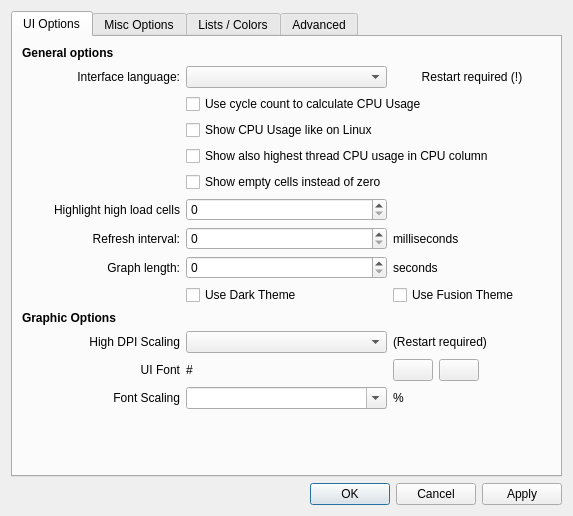
<?xml version="1.0" encoding="UTF-8"?>
<ui version="4.0">
 <class>SettingsWindow</class>
 <widget class="QWidget" name="SettingsWindow">
  <property name="geometry">
   <rect>
    <x>0</x>
    <y>0</y>
    <width>573</width>
    <height>516</height>
   </rect>
  </property>
  <property name="sizePolicy">
   <sizepolicy hsizetype="Preferred" vsizetype="Preferred">
    <horstretch>0</horstretch>
    <verstretch>0</verstretch>
   </sizepolicy>
  </property>
  <property name="minimumSize">
   <size>
    <width>0</width>
    <height>0</height>
   </size>
  </property>
  <property name="maximumSize">
   <size>
    <width>16777215</width>
    <height>16777215</height>
   </size>
  </property>
  <property name="windowTitle">
   <string>TaskExplorer Settings</string>
  </property>
  <layout class="QVBoxLayout" name="verticalLayout_2">
   <item>
    <layout class="QVBoxLayout" name="verticalLayout">
     <item>
      <widget class="QTabWidget" name="tabWidget">
       <property name="font">
        <font>
         <kerning>true</kerning>
        </font>
       </property>
       <property name="tabPosition">
        <enum>QTabWidget::TabPosition::North</enum>
       </property>
       <property name="currentIndex">
        <number>0</number>
       </property>
       <widget class="QWidget" name="tab">
        <attribute name="title">
         <string>UI Options</string>
        </attribute>
        <layout class="QGridLayout" name="gridLayout_4">
         <item row="1" column="0">
          <layout class="QGridLayout" name="gridLayout_3">
           <item row="1" column="0">
            <widget class="QLabel" name="label_23">
             <property name="text">
              <string>Interface language:</string>
             </property>
             <property name="alignment">
              <set>Qt::AlignmentFlag::AlignRight|Qt::AlignmentFlag::AlignTrailing|Qt::AlignmentFlag::AlignVCenter</set>
             </property>
            </widget>
           </item>
           <item row="11" column="1">
            <widget class="QComboBox" name="cmbDPI"/>
           </item>
           <item row="9" column="1">
            <widget class="QCheckBox" name="chkDarkTheme">
             <property name="text">
              <string>Use Dark Theme</string>
             </property>
             <property name="tristate">
              <bool>true</bool>
             </property>
            </widget>
           </item>
           <item row="12" column="1">
            <widget class="QLabel" name="lblUiFont">
             <property name="text">
              <string>#</string>
             </property>
            </widget>
           </item>
           <item row="3" column="1">
            <widget class="QCheckBox" name="chkLinuxStyle">
             <property name="text">
              <string>Show CPU Usage like on Linux</string>
             </property>
             <property name="tristate">
              <bool>true</bool>
             </property>
            </widget>
           </item>
           <item row="10" column="0">
            <widget class="QLabel" name="lblDisplay">
             <property name="font">
              <font>
               <bold>true</bold>
               <kerning>true</kerning>
              </font>
             </property>
             <property name="text">
              <string>Graphic Options</string>
             </property>
            </widget>
           </item>
           <item row="12" column="0">
            <widget class="QLabel" name="label_33">
             <property name="text">
              <string>UI Font</string>
             </property>
             <property name="alignment">
              <set>Qt::AlignmentFlag::AlignRight|Qt::AlignmentFlag::AlignTrailing|Qt::AlignmentFlag::AlignVCenter</set>
             </property>
             <property name="buddy">
              <cstring>lblUiFont</cstring>
             </property>
            </widget>
           </item>
           <item row="12" column="2">
            <layout class="QHBoxLayout" name="horizontalLayout_7">
             <item>
              <widget class="QPushButton" name="btnSelectUiFont">
               <property name="toolTip">
                <string>Select Font</string>
               </property>
               <property name="text">
                <string/>
               </property>
              </widget>
             </item>
             <item>
              <widget class="QPushButton" name="btnResetUiFont">
               <property name="toolTip">
                <string>Reset Font</string>
               </property>
               <property name="text">
                <string/>
               </property>
              </widget>
             </item>
             <item>
              <spacer name="horizontalSpacer_23">
               <property name="orientation">
                <enum>Qt::Orientation::Horizontal</enum>
               </property>
               <property name="sizeHint" stdset="0">
                <size>
                 <width>40</width>
                 <height>20</height>
                </size>
               </property>
              </spacer>
             </item>
            </layout>
           </item>
           <item row="9" column="2">
            <widget class="QCheckBox" name="chkFusionTheme">
             <property name="text">
              <string>Use Fusion Theme</string>
             </property>
             <property name="tristate">
              <bool>true</bool>
             </property>
            </widget>
           </item>
           <item row="7" column="1">
            <widget class="QSpinBox" name="refreshInterval">
             <property name="maximum">
              <number>10000</number>
             </property>
             <property name="singleStep">
              <number>250</number>
             </property>
            </widget>
           </item>
           <item row="8" column="2">
            <widget class="QLabel" name="label_11">
             <property name="text">
              <string>seconds</string>
             </property>
            </widget>
           </item>
           <item row="1" column="2">
            <widget class="QLabel" name="label_24">
             <property name="text">
              <string>Restart required (!)</string>
             </property>
             <property name="alignment">
              <set>Qt::AlignmentFlag::AlignCenter</set>
             </property>
            </widget>
           </item>
           <item row="14" column="0">
            <spacer name="horizontalSpacer_3">
             <property name="orientation">
              <enum>Qt::Orientation::Horizontal</enum>
             </property>
             <property name="sizeHint" stdset="0">
              <size>
               <width>40</width>
               <height>20</height>
              </size>
             </property>
            </spacer>
           </item>
           <item row="1" column="1">
            <widget class="QComboBox" name="uiLang"/>
           </item>
           <item row="11" column="0">
            <widget class="QLabel" name="label_26">
             <property name="text">
              <string>High DPI Scaling</string>
             </property>
             <property name="alignment">
              <set>Qt::AlignmentFlag::AlignRight|Qt::AlignmentFlag::AlignTrailing|Qt::AlignmentFlag::AlignVCenter</set>
             </property>
             <property name="buddy">
              <cstring>cmbDPI</cstring>
             </property>
            </widget>
           </item>
           <item row="5" column="1">
            <widget class="QCheckBox" name="chkClearZeros">
             <property name="text">
              <string>Show empty cells instead of zero</string>
             </property>
            </widget>
           </item>
           <item row="7" column="2">
            <widget class="QLabel" name="label_12">
             <property name="text">
              <string>milliseconds</string>
             </property>
            </widget>
           </item>
           <item row="8" column="1">
            <widget class="QSpinBox" name="graphLength">
             <property name="maximum">
              <number>1800</number>
             </property>
             <property name="singleStep">
              <number>60</number>
             </property>
            </widget>
           </item>
           <item row="0" column="0">
            <widget class="QLabel" name="label_4">
             <property name="font">
              <font>
               <bold>true</bold>
               <kerning>true</kerning>
              </font>
             </property>
             <property name="text">
              <string>General options</string>
             </property>
            </widget>
           </item>
           <item row="14" column="1">
            <spacer name="verticalSpacer">
             <property name="orientation">
              <enum>Qt::Orientation::Vertical</enum>
             </property>
             <property name="sizeHint" stdset="0">
              <size>
               <width>20</width>
               <height>40</height>
              </size>
             </property>
            </spacer>
           </item>
           <item row="7" column="0">
            <widget class="QLabel" name="label_9">
             <property name="text">
              <string>Refresh interval:</string>
             </property>
             <property name="alignment">
              <set>Qt::AlignmentFlag::AlignRight|Qt::AlignmentFlag::AlignTrailing|Qt::AlignmentFlag::AlignVCenter</set>
             </property>
            </widget>
           </item>
           <item row="8" column="0">
            <widget class="QLabel" name="label_8">
             <property name="text">
              <string>Graph length:</string>
             </property>
             <property name="alignment">
              <set>Qt::AlignmentFlag::AlignRight|Qt::AlignmentFlag::AlignTrailing|Qt::AlignmentFlag::AlignVCenter</set>
             </property>
            </widget>
           </item>
           <item row="4" column="1" colspan="2">
            <widget class="QCheckBox" name="chkMaxThread">
             <property name="text">
              <string>Show also highest thread CPU usage in CPU column</string>
             </property>
            </widget>
           </item>
           <item row="11" column="2">
            <widget class="QLabel" name="label_27">
             <property name="text">
              <string>(Restart required)</string>
             </property>
            </widget>
           </item>
           <item row="6" column="0">
            <widget class="QLabel" name="label_18">
             <property name="text">
              <string>Highlight high load cells</string>
             </property>
             <property name="alignment">
              <set>Qt::AlignmentFlag::AlignRight|Qt::AlignmentFlag::AlignTrailing|Qt::AlignmentFlag::AlignVCenter</set>
             </property>
            </widget>
           </item>
           <item row="14" column="2">
            <spacer name="horizontalSpacer_2">
             <property name="orientation">
              <enum>Qt::Orientation::Horizontal</enum>
             </property>
             <property name="sizeHint" stdset="0">
              <size>
               <width>40</width>
               <height>20</height>
              </size>
             </property>
            </spacer>
           </item>
           <item row="6" column="1">
            <widget class="QSpinBox" name="highlightCount"/>
           </item>
           <item row="13" column="0">
            <widget class="QLabel" name="label_28">
             <property name="text">
              <string>Font Scaling</string>
             </property>
             <property name="alignment">
              <set>Qt::AlignmentFlag::AlignRight|Qt::AlignmentFlag::AlignTrailing|Qt::AlignmentFlag::AlignVCenter</set>
             </property>
             <property name="buddy">
              <cstring>cmbFontScale</cstring>
             </property>
            </widget>
           </item>
           <item row="13" column="1">
            <widget class="QComboBox" name="cmbFontScale">
             <property name="editable">
              <bool>true</bool>
             </property>
            </widget>
           </item>
           <item row="13" column="2">
            <widget class="QLabel" name="label_29">
             <property name="text">
              <string>%</string>
             </property>
            </widget>
           </item>
           <item row="2" column="1" colspan="2">
            <widget class="QCheckBox" name="chkUseCycles">
             <property name="text">
              <string>Use cycle count to calculate CPU Usage</string>
             </property>
            </widget>
           </item>
          </layout>
         </item>
        </layout>
       </widget>
       <widget class="QWidget" name="tab_4">
        <attribute name="title">
         <string>Misc Options</string>
        </attribute>
        <layout class="QGridLayout" name="gridLayout_9">
         <item row="0" column="0">
          <layout class="QGridLayout" name="gridLayout_8">
           <item row="10" column="1">
            <widget class="QComboBox" name="processName"/>
           </item>
           <item row="5" column="0">
            <widget class="QLabel" name="label_5">
             <property name="font">
              <font>
               <bold>true</bold>
               <kerning>true</kerning>
              </font>
             </property>
             <property name="text">
              <string>Tray options</string>
             </property>
            </widget>
           </item>
           <item row="8" column="1">
            <widget class="QComboBox" name="onClose"/>
           </item>
           <item row="8" column="0">
            <widget class="QLabel" name="label_15">
             <property name="text">
              <string>On main window close:</string>
             </property>
             <property name="alignment">
              <set>Qt::AlignmentFlag::AlignRight|Qt::AlignmentFlag::AlignTrailing|Qt::AlignmentFlag::AlignVCenter</set>
             </property>
            </widget>
           </item>
           <item row="7" column="1">
            <widget class="QComboBox" name="trayMode"/>
           </item>
           <item row="13" column="1">
            <spacer name="verticalSpacer_4">
             <property name="orientation">
              <enum>Qt::Orientation::Vertical</enum>
             </property>
             <property name="sizeHint" stdset="0">
              <size>
               <width>20</width>
               <height>40</height>
              </size>
             </property>
            </spacer>
           </item>
           <item row="13" column="0">
            <spacer name="horizontalSpacer_9">
             <property name="orientation">
              <enum>Qt::Orientation::Horizontal</enum>
             </property>
             <property name="sizeHint" stdset="0">
              <size>
               <width>40</width>
               <height>20</height>
              </size>
             </property>
            </spacer>
           </item>
           <item row="13" column="2">
            <spacer name="horizontalSpacer_8">
             <property name="orientation">
              <enum>Qt::Orientation::Horizontal</enum>
             </property>
             <property name="sizeHint" stdset="0">
              <size>
               <width>40</width>
               <height>20</height>
              </size>
             </property>
            </spacer>
           </item>
           <item row="4" column="1" colspan="2">
            <widget class="QCheckBox" name="chkSmartDns">
             <property name="text">
              <string>Use DNS cache for remote host name resolution</string>
             </property>
            </widget>
           </item>
           <item row="9" column="0">
            <widget class="QLabel" name="label_7">
             <property name="font">
              <font>
               <bold>true</bold>
               <kerning>true</kerning>
              </font>
             </property>
             <property name="text">
              <string>Process options</string>
             </property>
            </widget>
           </item>
           <item row="6" column="1">
            <widget class="QCheckBox" name="chkShowTray">
             <property name="text">
              <string>Show Sys-Tray</string>
             </property>
            </widget>
           </item>
           <item row="7" column="0">
            <widget class="QLabel" name="label_10">
             <property name="text">
              <string>Infos in tray:</string>
             </property>
             <property name="alignment">
              <set>Qt::AlignmentFlag::AlignRight|Qt::AlignmentFlag::AlignTrailing|Qt::AlignmentFlag::AlignVCenter</set>
             </property>
            </widget>
           </item>
           <item row="0" column="0">
            <widget class="QLabel" name="label_43">
             <property name="font">
              <font>
               <bold>true</bold>
               <kerning>true</kerning>
              </font>
             </property>
             <property name="text">
              <string>Network Options</string>
             </property>
            </widget>
           </item>
           <item row="10" column="0">
            <widget class="QLabel" name="label_14">
             <property name="text">
              <string>Process name</string>
             </property>
             <property name="alignment">
              <set>Qt::AlignmentFlag::AlignRight|Qt::AlignmentFlag::AlignTrailing|Qt::AlignmentFlag::AlignVCenter</set>
             </property>
            </widget>
           </item>
           <item row="12" column="1">
            <widget class="QCheckBox" name="chkParents">
             <property name="text">
              <string>Retain parent processes</string>
             </property>
            </widget>
           </item>
           <item row="3" column="1" colspan="2">
            <widget class="QCheckBox" name="chkReverseDns">
             <property name="text">
              <string>Use Reverse DNS for remote host name resolution</string>
             </property>
            </widget>
           </item>
           <item row="2" column="1" colspan="2">
            <widget class="QCheckBox" name="chkLanPlot">
             <property name="text">
              <string>Show LAN only TCP/IP Traffic (ETW)</string>
             </property>
            </widget>
           </item>
           <item row="1" column="1" colspan="2">
            <widget class="QCheckBox" name="chkUdpCons">
             <property name="text">
              <string>Show Pseudo UDP Connections (ETW)</string>
             </property>
            </widget>
           </item>
           <item row="11" column="1">
            <widget class="QCheckBox" name="chkShow32">
             <property name="text">
              <string>Append &quot;*32&quot; to WoW64 processes</string>
             </property>
            </widget>
           </item>
          </layout>
         </item>
        </layout>
       </widget>
       <widget class="QWidget" name="tab_2">
        <attribute name="title">
         <string>Lists / Colors</string>
        </attribute>
        <layout class="QGridLayout" name="gridLayout_2">
         <item row="0" column="0">
          <layout class="QGridLayout" name="gridLayout">
           <item row="0" column="1">
            <widget class="QSpinBox" name="highlightTime">
             <property name="maximum">
              <number>60000</number>
             </property>
             <property name="singleStep">
              <number>500</number>
             </property>
            </widget>
           </item>
           <item row="0" column="0">
            <widget class="QLabel" name="label_19">
             <property name="text">
              <string>New item highlight time:</string>
             </property>
            </widget>
           </item>
           <item row="2" column="0">
            <widget class="QLabel" name="label_2">
             <property name="text">
              <string>List item colors</string>
             </property>
            </widget>
           </item>
           <item row="1" column="0">
            <widget class="QLabel" name="label">
             <property name="text">
              <string>Old item persistence time:</string>
             </property>
            </widget>
           </item>
           <item row="1" column="1">
            <widget class="QSpinBox" name="persistenceTime">
             <property name="maximum">
              <number>60000</number>
             </property>
             <property name="singleStep">
              <number>500</number>
             </property>
            </widget>
           </item>
           <item row="5" column="2">
            <widget class="QLineEdit" name="cellSeparator">
             <property name="maximumSize">
              <size>
               <width>75</width>
               <height>16777215</height>
              </size>
             </property>
            </widget>
           </item>
           <item row="5" column="3">
            <widget class="QLabel" name="label_22">
             <property name="text">
              <string>Max cell width:</string>
             </property>
             <property name="alignment">
              <set>Qt::AlignmentFlag::AlignRight|Qt::AlignmentFlag::AlignTrailing|Qt::AlignmentFlag::AlignVCenter</set>
             </property>
            </widget>
           </item>
           <item row="5" column="4">
            <widget class="QSpinBox" name="maxCellWidth">
             <property name="minimum">
              <number>0</number>
             </property>
             <property name="maximum">
              <number>1000</number>
             </property>
             <property name="value">
              <number>0</number>
             </property>
            </widget>
           </item>
           <item row="2" column="2" colspan="3">
            <spacer name="horizontalSpacer_4">
             <property name="orientation">
              <enum>Qt::Orientation::Horizontal</enum>
             </property>
             <property name="sizeHint" stdset="0">
              <size>
               <width>40</width>
               <height>20</height>
              </size>
             </property>
            </spacer>
           </item>
           <item row="3" column="0" colspan="5">
            <widget class="QListWidget" name="colorList"/>
           </item>
           <item row="4" column="0" colspan="2">
            <widget class="QLabel" name="label_3">
             <property name="text">
              <string>Double-click on an item to change its color.</string>
             </property>
            </widget>
           </item>
           <item row="0" column="2">
            <widget class="QLabel" name="label_20">
             <property name="text">
              <string>milliseconds</string>
             </property>
            </widget>
           </item>
           <item row="1" column="2">
            <widget class="QLabel" name="label_13">
             <property name="text">
              <string>milliseconds</string>
             </property>
            </widget>
           </item>
           <item row="5" column="0">
            <widget class="QCheckBox" name="chkSimpleCopy">
             <property name="text">
              <string>Simple list copy format</string>
             </property>
            </widget>
           </item>
           <item row="5" column="1">
            <widget class="QLabel" name="label_21">
             <property name="text">
              <string>Separator:</string>
             </property>
             <property name="alignment">
              <set>Qt::AlignmentFlag::AlignRight|Qt::AlignmentFlag::AlignTrailing|Qt::AlignmentFlag::AlignVCenter</set>
             </property>
            </widget>
           </item>
          </layout>
         </item>
        </layout>
       </widget>
       <widget class="QWidget" name="tab_3">
        <attribute name="title">
         <string>Advanced</string>
        </attribute>
        <layout class="QGridLayout" name="gridLayout_6">
         <item row="0" column="0">
          <layout class="QGridLayout" name="gridLayout_5">
           <item row="0" column="0">
            <widget class="QLabel" name="label_6">
             <property name="font">
              <font>
               <bold>true</bold>
               <kerning>true</kerning>
              </font>
             </property>
             <property name="text">
              <string>Symbol options</string>
             </property>
            </widget>
           </item>
           <item row="8" column="1" colspan="2">
            <widget class="QCheckBox" name="chkSoftForce">
             <property name="text">
              <string>Use soft force, hold CTRL to use hard force</string>
             </property>
            </widget>
           </item>
           <item row="4" column="1">
            <widget class="QCheckBox" name="chkTraceDLLs">
             <property name="text">
              <string>Trace unloaded modules</string>
             </property>
            </widget>
           </item>
           <item row="2" column="0">
            <widget class="QCheckBox" name="chkSymbolPath">
             <property name="text">
              <string>Download Symbols:</string>
             </property>
            </widget>
           </item>
           <item row="2" column="1" colspan="2">
            <widget class="QLineEdit" name="symbolPath"/>
           </item>
           <item row="6" column="0">
            <widget class="QLabel" name="label_17">
             <property name="font">
              <font>
               <bold>true</bold>
               <kerning>true</kerning>
              </font>
             </property>
             <property name="text">
              <string>Other Options</string>
             </property>
            </widget>
           </item>
           <item row="9" column="2">
            <spacer name="horizontalSpacer_5">
             <property name="orientation">
              <enum>Qt::Orientation::Horizontal</enum>
             </property>
             <property name="sizeHint" stdset="0">
              <size>
               <width>40</width>
               <height>20</height>
              </size>
             </property>
            </spacer>
           </item>
           <item row="9" column="1">
            <spacer name="verticalSpacer_2">
             <property name="orientation">
              <enum>Qt::Orientation::Vertical</enum>
             </property>
             <property name="sizeHint" stdset="0">
              <size>
               <width>20</width>
               <height>40</height>
              </size>
             </property>
            </spacer>
           </item>
           <item row="9" column="0">
            <spacer name="horizontalSpacer">
             <property name="orientation">
              <enum>Qt::Orientation::Horizontal</enum>
             </property>
             <property name="sizeHint" stdset="0">
              <size>
               <width>40</width>
               <height>20</height>
              </size>
             </property>
            </spacer>
           </item>
           <item row="1" column="1">
            <widget class="QCheckBox" name="chkUndecorate">
             <property name="text">
              <string>Undecorate symbols</string>
             </property>
            </widget>
           </item>
           <item row="5" column="1">
            <widget class="QCheckBox" name="chkGetRefServices">
             <property name="text">
              <string>Resolve refering services</string>
             </property>
            </widget>
           </item>
           <item row="3" column="0">
            <widget class="QLabel" name="label_30">
             <property name="font">
              <font>
               <bold>true</bold>
               <kerning>true</kerning>
              </font>
             </property>
             <property name="text">
              <string>Dll Options</string>
             </property>
            </widget>
           </item>
           <item row="8" column="0">
            <widget class="QLabel" name="label_16">
             <property name="text">
              <string>Forced Shutdown/Reboot:</string>
             </property>
             <property name="alignment">
              <set>Qt::AlignmentFlag::AlignRight|Qt::AlignmentFlag::AlignTrailing|Qt::AlignmentFlag::AlignVCenter</set>
             </property>
            </widget>
           </item>
           <item row="7" column="0">
            <widget class="QLabel" name="label_31">
             <property name="text">
              <string/>
             </property>
             <property name="alignment">
              <set>Qt::AlignmentFlag::AlignRight|Qt::AlignmentFlag::AlignTrailing|Qt::AlignmentFlag::AlignVCenter</set>
             </property>
            </widget>
           </item>
           <item row="7" column="1">
            <widget class="QCheckBox" name="chkSandboxie">
             <property name="text">
              <string>Support Sandboxie</string>
             </property>
            </widget>
           </item>
           <item row="7" column="2">
            <widget class="QLabel" name="label_25">
             <property name="text">
              <string>Restart required (!)</string>
             </property>
             <property name="alignment">
              <set>Qt::AlignmentFlag::AlignCenter</set>
             </property>
            </widget>
           </item>
          </layout>
         </item>
        </layout>
       </widget>
      </widget>
     </item>
     <item>
      <widget class="QDialogButtonBox" name="buttonBox">
       <property name="standardButtons">
        <set>QDialogButtonBox::StandardButton::Apply|QDialogButtonBox::StandardButton::Cancel|QDialogButtonBox::StandardButton::Ok</set>
       </property>
      </widget>
     </item>
    </layout>
   </item>
  </layout>
 </widget>
 <resources/>
 <connections/>
</ui>
